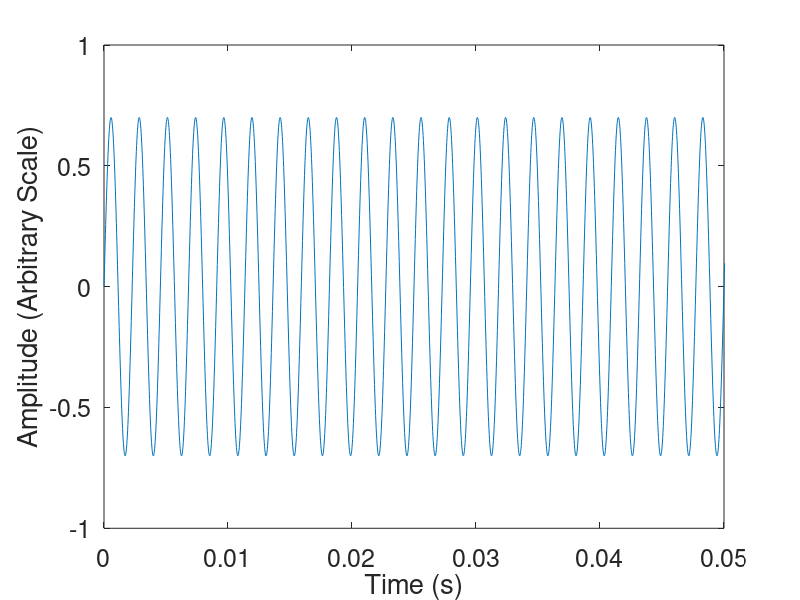

This chart was generated by the following MATLAB code: (Note: this script raises an error after producing the figure.)
% Seminar in Music Computing and Psychology
% Class 2 - Audio Representations of Music

% Create a sine wave with frequency 440 Hz and play it.
% The time interval from 0-1 s, in increments of 1/44100.
t = (0:44100)/44100;
% The frequency of the sine wave.
w = 440;
% The amplitude (loudness) of the sine wave.
a = 0.7;
% Construct the waveform.
Y = a*sin(2*pi*w*t);
% Plot the waveform and zoom into an appropriate time window.
plot(t, Y);
xlim([0, 0.05]);
xlabel('Time (s)');
ylabel('Amplitude (Arbitrary Scale)');
set(gca,'FontSize', 18);
% Play the waveform.
player = audioplayer(Y,44100);
play(player)
